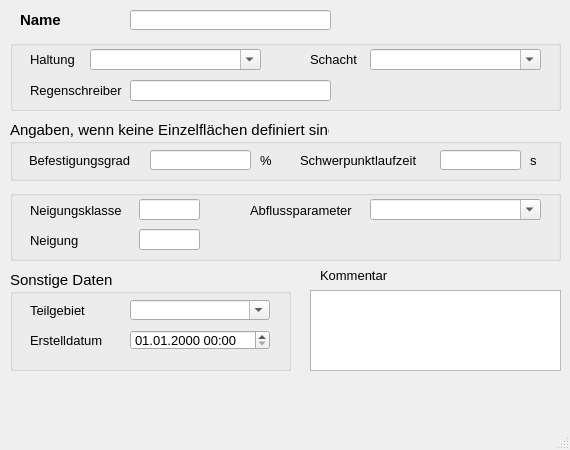
<?xml version="1.0" encoding="UTF-8"?>
<ui version="4.0">
 <class>MainWindow</class>
 <widget class="QMainWindow" name="MainWindow">
  <property name="enabled">
   <bool>true</bool>
  </property>
  <property name="geometry">
   <rect>
    <x>0</x>
    <y>0</y>
    <width>570</width>
    <height>450</height>
   </rect>
  </property>
  <property name="minimumSize">
   <size>
    <width>570</width>
    <height>450</height>
   </size>
  </property>
  <property name="font">
   <font>
    <family>Tahoma</family>
    <pointsize>10</pointsize>
   </font>
  </property>
  <property name="windowTitle">
   <string>MainWindow</string>
  </property>
  <widget class="QWidget" name="centralwidget">
   <widget class="QLabel" name="label">
    <property name="geometry">
     <rect>
      <x>20</x>
      <y>10</y>
      <width>90</width>
      <height>20</height>
     </rect>
    </property>
    <property name="font">
     <font>
      <family>Tahoma</family>
      <pointsize>11</pointsize>
      <weight>75</weight>
      <bold>true</bold>
     </font>
    </property>
    <property name="text">
     <string>Name</string>
    </property>
   </widget>
   <widget class="QLabel" name="label_14">
    <property name="geometry">
     <rect>
      <x>320</x>
      <y>265</y>
      <width>81</width>
      <height>21</height>
     </rect>
    </property>
    <property name="text">
     <string>Kommentar</string>
    </property>
   </widget>
   <widget class="QLineEdit" name="flnam">
    <property name="geometry">
     <rect>
      <x>130</x>
      <y>10</y>
      <width>201</width>
      <height>20</height>
     </rect>
    </property>
    <property name="toolTip">
     <string>&lt;html&gt;&lt;head/&gt;&lt;body&gt;&lt;p&gt;Eindeutige Bezeichnung&lt;/p&gt;&lt;/body&gt;&lt;/html&gt;</string>
    </property>
    <property name="statusTip">
     <string>Eindeutige Bezeichnung</string>
    </property>
   </widget>
   <widget class="QTextEdit" name="kommentar">
    <property name="geometry">
     <rect>
      <x>310</x>
      <y>290</y>
      <width>251</width>
      <height>81</height>
     </rect>
    </property>
    <property name="toolTip">
     <string>&lt;html&gt;&lt;head/&gt;&lt;body&gt;&lt;p&gt;Platz für zusätzliche Kommentare.&lt;/p&gt;&lt;/body&gt;&lt;/html&gt;</string>
    </property>
    <property name="statusTip">
     <string>Platz für zusätzliche Kommentare</string>
    </property>
   </widget>
   <widget class="QGroupBox" name="groupBox">
    <property name="geometry">
     <rect>
      <x>10</x>
      <y>190</y>
      <width>551</width>
      <height>71</height>
     </rect>
    </property>
    <property name="font">
     <font>
      <family>Tahoma</family>
      <pointsize>11</pointsize>
      <weight>50</weight>
      <bold>false</bold>
     </font>
    </property>
    <property name="title">
     <string/>
    </property>
    <widget class="QLabel" name="label_3">
     <property name="geometry">
      <rect>
       <x>20</x>
       <y>10</y>
       <width>101</width>
       <height>21</height>
      </rect>
     </property>
     <property name="font">
      <font>
       <family>Tahoma</family>
       <pointsize>10</pointsize>
       <weight>50</weight>
       <bold>false</bold>
      </font>
     </property>
     <property name="toolTip">
      <string>&lt;html&gt;&lt;head/&gt;&lt;body&gt;&lt;p&gt;&lt;br/&gt;&lt;/p&gt;&lt;/body&gt;&lt;/html&gt;</string>
     </property>
     <property name="statusTip">
      <string/>
     </property>
     <property name="text">
      <string>Neigungsklasse</string>
     </property>
    </widget>
    <widget class="QLineEdit" name="neigkl">
     <property name="geometry">
      <rect>
       <x>129</x>
       <y>9</y>
       <width>61</width>
       <height>21</height>
      </rect>
     </property>
     <property name="font">
      <font>
       <family>Tahoma</family>
       <pointsize>10</pointsize>
       <weight>50</weight>
       <bold>false</bold>
      </font>
     </property>
     <property name="toolTip">
      <string>&lt;html&gt;&lt;head/&gt;&lt;body&gt;&lt;p&gt;Neigungsklasse 1 - 5 gem. HYSTEM-EXTRAN&lt;/p&gt;&lt;/body&gt;&lt;/html&gt;</string>
     </property>
     <property name="statusTip">
      <string>Neigungsklasse 1 - 5 gem. HYSTEM-EXTRAN</string>
     </property>
    </widget>
    <widget class="QComboBox" name="abflussparameter">
     <property name="geometry">
      <rect>
       <x>360</x>
       <y>9</y>
       <width>171</width>
       <height>21</height>
      </rect>
     </property>
     <property name="font">
      <font>
       <family>Tahoma</family>
       <pointsize>10</pointsize>
       <weight>50</weight>
       <bold>false</bold>
      </font>
     </property>
     <property name="toolTip">
      <string>&lt;html&gt;&lt;head/&gt;&lt;body&gt;&lt;p&gt;Abflussparameter gem. HYSTEM-EXTRAN&lt;/p&gt;&lt;/body&gt;&lt;/html&gt;</string>
     </property>
     <property name="statusTip">
      <string>Abflussparameter gem. HYSTEM-EXTRAN</string>
     </property>
     <property name="editable">
      <bool>true</bool>
     </property>
    </widget>
    <widget class="QLabel" name="label_21">
     <property name="geometry">
      <rect>
       <x>240</x>
       <y>10</y>
       <width>111</width>
       <height>21</height>
      </rect>
     </property>
     <property name="font">
      <font>
       <family>Tahoma</family>
       <pointsize>10</pointsize>
       <weight>50</weight>
       <bold>false</bold>
      </font>
     </property>
     <property name="text">
      <string>Abflussparameter</string>
     </property>
    </widget>
    <widget class="QLineEdit" name="neigung">
     <property name="geometry">
      <rect>
       <x>129</x>
       <y>39</y>
       <width>61</width>
       <height>21</height>
      </rect>
     </property>
     <property name="font">
      <font>
       <family>Tahoma</family>
       <pointsize>10</pointsize>
       <weight>50</weight>
       <bold>false</bold>
      </font>
     </property>
     <property name="toolTip">
      <string>&lt;html&gt;&lt;head/&gt;&lt;body&gt;&lt;p&gt;Gefälle in Prozent&lt;/p&gt;&lt;/body&gt;&lt;/html&gt;</string>
     </property>
     <property name="statusTip">
      <string>Gefälle in Prozent</string>
     </property>
     <property name="text">
      <string/>
     </property>
    </widget>
    <widget class="QLabel" name="label_4">
     <property name="geometry">
      <rect>
       <x>20</x>
       <y>40</y>
       <width>91</width>
       <height>21</height>
      </rect>
     </property>
     <property name="font">
      <font>
       <family>Tahoma</family>
       <pointsize>10</pointsize>
       <weight>50</weight>
       <bold>false</bold>
      </font>
     </property>
     <property name="text">
      <string>Neigung</string>
     </property>
    </widget>
   </widget>
   <widget class="QGroupBox" name="groupBox_2">
    <property name="geometry">
     <rect>
      <x>10</x>
      <y>120</y>
      <width>551</width>
      <height>61</height>
     </rect>
    </property>
    <property name="font">
     <font>
      <family>Tahoma</family>
      <pointsize>11</pointsize>
      <weight>50</weight>
      <bold>false</bold>
     </font>
    </property>
    <property name="title">
     <string>Angaben, wenn keine Einzelflächen definiert sind</string>
    </property>
    <widget class="QLabel" name="label_7">
     <property name="geometry">
      <rect>
       <x>250</x>
       <y>30</y>
       <width>21</width>
       <height>20</height>
      </rect>
     </property>
     <property name="font">
      <font>
       <family>Tahoma</family>
       <pointsize>10</pointsize>
       <weight>50</weight>
       <bold>false</bold>
      </font>
     </property>
     <property name="text">
      <string>%</string>
     </property>
    </widget>
    <widget class="QLineEdit" name="befgrad">
     <property name="geometry">
      <rect>
       <x>140</x>
       <y>30</y>
       <width>101</width>
       <height>20</height>
      </rect>
     </property>
     <property name="font">
      <font>
       <family>Tahoma</family>
       <pointsize>10</pointsize>
       <weight>50</weight>
       <bold>false</bold>
      </font>
     </property>
     <property name="toolTip">
      <string/>
     </property>
     <property name="statusTip">
      <string/>
     </property>
    </widget>
    <widget class="QLabel" name="label_6">
     <property name="geometry">
      <rect>
       <x>19</x>
       <y>30</y>
       <width>131</width>
       <height>20</height>
      </rect>
     </property>
     <property name="font">
      <font>
       <family>Tahoma</family>
       <pointsize>10</pointsize>
       <weight>50</weight>
       <bold>false</bold>
      </font>
     </property>
     <property name="text">
      <string>Befestigungsgrad</string>
     </property>
     <property name="alignment">
      <set>Qt::AlignLeading|Qt::AlignLeft|Qt::AlignVCenter</set>
     </property>
    </widget>
    <widget class="QLabel" name="label_8">
     <property name="geometry">
      <rect>
       <x>290</x>
       <y>30</y>
       <width>131</width>
       <height>20</height>
      </rect>
     </property>
     <property name="font">
      <font>
       <family>Tahoma</family>
       <pointsize>10</pointsize>
       <weight>50</weight>
       <bold>false</bold>
      </font>
     </property>
     <property name="text">
      <string>Schwerpunktlaufzeit</string>
     </property>
     <property name="alignment">
      <set>Qt::AlignLeading|Qt::AlignLeft|Qt::AlignVCenter</set>
     </property>
    </widget>
    <widget class="QLineEdit" name="schwerpunktlaufzeit">
     <property name="geometry">
      <rect>
       <x>430</x>
       <y>30</y>
       <width>81</width>
       <height>20</height>
      </rect>
     </property>
     <property name="font">
      <font>
       <family>Tahoma</family>
       <pointsize>10</pointsize>
       <weight>50</weight>
       <bold>false</bold>
      </font>
     </property>
     <property name="toolTip">
      <string/>
     </property>
     <property name="statusTip">
      <string/>
     </property>
    </widget>
    <widget class="QLabel" name="label_9">
     <property name="geometry">
      <rect>
       <x>520</x>
       <y>30</y>
       <width>21</width>
       <height>20</height>
      </rect>
     </property>
     <property name="font">
      <font>
       <family>Tahoma</family>
       <pointsize>10</pointsize>
       <weight>50</weight>
       <bold>false</bold>
      </font>
     </property>
     <property name="text">
      <string>s</string>
     </property>
     <property name="alignment">
      <set>Qt::AlignLeading|Qt::AlignLeft|Qt::AlignVCenter</set>
     </property>
    </widget>
   </widget>
   <widget class="QGroupBox" name="groupBox_3">
    <property name="geometry">
     <rect>
      <x>10</x>
      <y>270</y>
      <width>281</width>
      <height>101</height>
     </rect>
    </property>
    <property name="font">
     <font>
      <family>Tahoma</family>
      <pointsize>11</pointsize>
     </font>
    </property>
    <property name="title">
     <string>Sonstige Daten</string>
    </property>
    <widget class="QLabel" name="label_13">
     <property name="geometry">
      <rect>
       <x>20</x>
       <y>30</y>
       <width>71</width>
       <height>20</height>
      </rect>
     </property>
     <property name="font">
      <font>
       <family>Tahoma</family>
       <pointsize>10</pointsize>
      </font>
     </property>
     <property name="text">
      <string>Teilgebiet</string>
     </property>
    </widget>
    <widget class="QLabel" name="label_71">
     <property name="geometry">
      <rect>
       <x>20</x>
       <y>60</y>
       <width>151</width>
       <height>21</height>
      </rect>
     </property>
     <property name="font">
      <font>
       <family>Tahoma</family>
       <pointsize>10</pointsize>
      </font>
     </property>
     <property name="text">
      <string>Erstelldatum</string>
     </property>
    </widget>
    <widget class="QgsDateTimeEdit" name="createdat">
     <property name="geometry">
      <rect>
       <x>120</x>
       <y>60</y>
       <width>140</width>
       <height>20</height>
      </rect>
     </property>
     <property name="font">
      <font>
       <family>Tahoma</family>
       <pointsize>10</pointsize>
      </font>
     </property>
     <property name="currentSection">
      <enum>QDateTimeEdit::DaySection</enum>
     </property>
     <property name="displayFormat">
      <string>dd.MM.yyyy HH:mm</string>
     </property>
    </widget>
    <widget class="QComboBox" name="teilgebiet">
     <property name="geometry">
      <rect>
       <x>120</x>
       <y>30</y>
       <width>140</width>
       <height>20</height>
      </rect>
     </property>
     <property name="toolTip">
      <string>&lt;html&gt;&lt;head/&gt;&lt;body&gt;&lt;p&gt;Zuordnung zu einem benutzerdefinierten Teilgebiet&lt;/p&gt;&lt;/body&gt;&lt;/html&gt;</string>
     </property>
     <property name="statusTip">
      <string>Zuordnung zu definiertem Teilgebiet</string>
     </property>
     <property name="editable">
      <bool>true</bool>
     </property>
    </widget>
   </widget>
   <widget class="QGroupBox" name="groupBox_4">
    <property name="geometry">
     <rect>
      <x>10</x>
      <y>40</y>
      <width>551</width>
      <height>71</height>
     </rect>
    </property>
    <property name="font">
     <font>
      <family>Tahoma</family>
      <pointsize>11</pointsize>
     </font>
    </property>
    <property name="title">
     <string/>
    </property>
    <widget class="QLabel" name="label_23">
     <property name="geometry">
      <rect>
       <x>300</x>
       <y>9</y>
       <width>80</width>
       <height>21</height>
      </rect>
     </property>
     <property name="font">
      <font>
       <family>Tahoma</family>
       <pointsize>10</pointsize>
      </font>
     </property>
     <property name="text">
      <string>Schacht</string>
     </property>
    </widget>
    <widget class="QLabel" name="label_5">
     <property name="geometry">
      <rect>
       <x>20</x>
       <y>40</y>
       <width>100</width>
       <height>21</height>
      </rect>
     </property>
     <property name="font">
      <font>
       <family>Tahoma</family>
       <pointsize>10</pointsize>
      </font>
     </property>
     <property name="text">
      <string>Regenschreiber</string>
     </property>
    </widget>
    <widget class="QLabel" name="label_20">
     <property name="geometry">
      <rect>
       <x>20</x>
       <y>9</y>
       <width>80</width>
       <height>21</height>
      </rect>
     </property>
     <property name="font">
      <font>
       <family>Tahoma</family>
       <pointsize>10</pointsize>
      </font>
     </property>
     <property name="text">
      <string>Haltung</string>
     </property>
    </widget>
    <widget class="QComboBox" name="haltnam">
     <property name="geometry">
      <rect>
       <x>80</x>
       <y>9</y>
       <width>171</width>
       <height>21</height>
      </rect>
     </property>
     <property name="font">
      <font>
       <family>Tahoma</family>
       <pointsize>10</pointsize>
      </font>
     </property>
     <property name="toolTip">
      <string>&lt;html&gt;&lt;head/&gt;&lt;body&gt;&lt;p&gt;Haltung, welche die Fläche anbindet&lt;/p&gt;&lt;/body&gt;&lt;/html&gt;</string>
     </property>
     <property name="statusTip">
      <string>Haltung, welche die Fläche anbindet#</string>
     </property>
     <property name="editable">
      <bool>true</bool>
     </property>
    </widget>
    <widget class="QComboBox" name="schnam">
     <property name="geometry">
      <rect>
       <x>360</x>
       <y>9</y>
       <width>171</width>
       <height>21</height>
      </rect>
     </property>
     <property name="font">
      <font>
       <family>Tahoma</family>
       <pointsize>10</pointsize>
      </font>
     </property>
     <property name="toolTip">
      <string>&lt;html&gt;&lt;head/&gt;&lt;body&gt;&lt;p&gt;angeschlossener Schacht&lt;/p&gt;&lt;/body&gt;&lt;/html&gt;</string>
     </property>
     <property name="statusTip">
      <string>angeschlossener Schacht</string>
     </property>
     <property name="editable">
      <bool>true</bool>
     </property>
    </widget>
    <widget class="QLineEdit" name="regenschreiber">
     <property name="geometry">
      <rect>
       <x>120</x>
       <y>40</y>
       <width>201</width>
       <height>21</height>
      </rect>
     </property>
     <property name="font">
      <font>
       <family>Tahoma</family>
       <pointsize>10</pointsize>
      </font>
     </property>
     <property name="toolTip">
      <string/>
     </property>
     <property name="statusTip">
      <string/>
     </property>
    </widget>
   </widget>
  </widget>
  <widget class="QMenuBar" name="menubar">
   <property name="geometry">
    <rect>
     <x>0</x>
     <y>0</y>
     <width>570</width>
     <height>22</height>
    </rect>
   </property>
  </widget>
  <widget class="QStatusBar" name="statusbar"/>
 </widget>
 <customwidgets>
  <customwidget>
   <class>QgsDateTimeEdit</class>
   <extends>QDateTimeEdit</extends>
   <header>qgsdatetimeedit.h</header>
  </customwidget>
 </customwidgets>
 <tabstops>
  <tabstop>flnam</tabstop>
  <tabstop>regenschreiber</tabstop>
  <tabstop>teilgebiet</tabstop>
  <tabstop>haltnam</tabstop>
  <tabstop>createdat</tabstop>
  <tabstop>neigkl</tabstop>
  <tabstop>abflussparameter</tabstop>
  <tabstop>kommentar</tabstop>
 </tabstops>
 <resources/>
 <connections/>
</ui>
